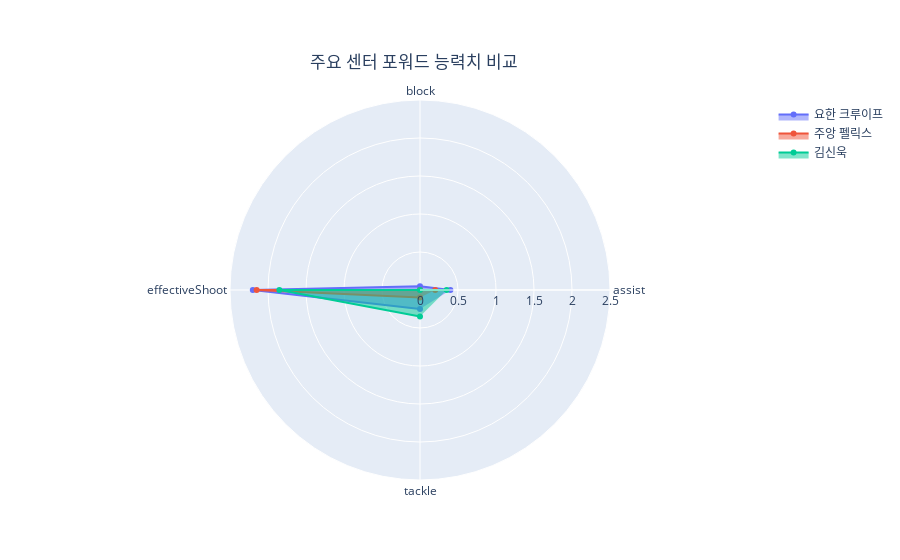

The notebook cell this image was saved under:
### Code cell
fig = go.Figure()



fig.add_trace(go.Scatterpolar(
      r=[cf_top3.loc[0]['assist'], cf_top3.loc[0]['block'], 
         cf_top3.loc[0]['effectiveShoot'], cf_top3.loc[0]['tackle']],
      theta=categories,
      fill='toself',
      name=cf_topSp[0]
))

fig.add_trace(go.Scatterpolar(
      r=[cf_top3.loc[1]['assist'], cf_top3.loc[1]['block'], 
         cf_top3.loc[1]['effectiveShoot'], cf_top3.loc[1]['tackle']],
      theta=categories,
      fill='toself',
      name=cf_topSp[1]
))

fig.add_trace(go.Scatterpolar(
      r=[cf_top3.loc[2]['assist'], cf_top3.loc[2]['block'], 
         cf_top3.loc[2]['effectiveShoot'], cf_top3.loc[2]['tackle']],
      theta=categories,
      fill='toself',
      name=cf_topSp[2]
))



fig.update_layout(
  polar=dict(
    radialaxis=dict(
      visible=True,
      range=[0, 2.5]
    )),
  showlegend=True,
    title = {
        'text': '주요 센터 포워드 능력치 비교',
        'x': 0.46, 
        'y': 0.9
    }
)

plot(fig, filename='plotly-cf.html', auto_open=False)
fig.show()

### Figure 1 — Plotly figure (JSON) as saved in the notebook; plotly's stock layout.template omitted (floating-point values rounded to 4 significant figures)
{"data": [{"fill": "toself", "name": "요한 크루이프", "r": [0.4, 0.05, 2.2, 0.25], "theta": ["assist", "block", "effectiveShoot", "tackle"], "type": "scatterpolar"}, {"fill": "toself", "name": "주앙 펠릭스", "r": [0.2, 0, 2.15, 0.1], "theta": ["assist", "block", "effectiveShoot", "tackle"], "type": "scatterpolar"}, {"fill": "toself", "name": "김신욱", "r": [0.35, 0, 1.85, 0.35], "theta": ["assist", "block", "effectiveShoot", "tackle"], "type": "scatterpolar"}], "layout": {"polar": {"radialaxis": {"range": [0, 2.5], "visible": true}}, "showlegend": true, "title": {"text": "주요 센터 포워드 능력치 비교", "x": 0.46, "y": 0.9}}}
